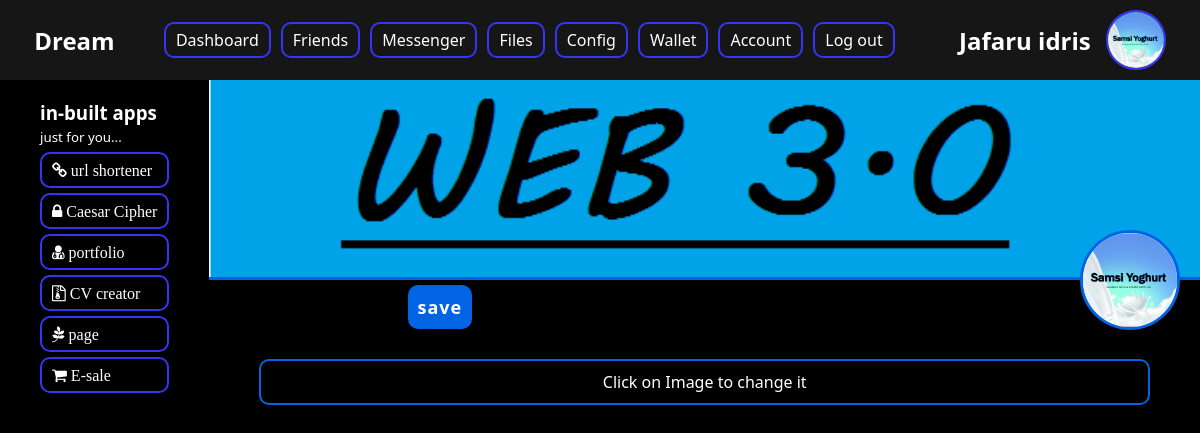
/account/avatar/ (signed in), run on the app's committed database.
### accounts/models.py (models this page shows, shortened)
class User(AbstractUser):
    id = models.UUIDField(primary_key=True, default=uuid.uuid4, editable=False)
    email = models.EmailField(unique=True, blank=True, max_length=500)
    date_of_birth = models.CharField(max_length=10, blank=True)
    followers = models.ManyToManyField(
        'accounts.User', related_name='my_followings', blank=True)
    followings = models.ManyToManyField(
        'accounts.User', related_name='my_followers', blank=True)
    activities = models.ManyToManyField("activities.Activity", blank=True)
    avatar = models.ImageField(upload_to = _upload_user_path, blank =True)
    cover = models.ImageField(upload_to = _upload_user_path, blank =True)
    contacts = models.ManyToManyField('Contact', blank=True)
    def get_avatar(self):
        if self.avatar != '':
            return self.avatar.url
        return 'http://127.0.0.1:8000/static/media/images/default_image.jpg'
    def get_cover(self):
        if self.cover != '':
            return self.cover.url
        return 'http://127.0.0.1:8000/static/img/cover/cv.jpg'
    class Meta:
        verbose_name = 'Normal Account'
        verbose_name_plural = 'Normal Account\'s'

### accounts/views.py (the view)
# urls.py: path('avatar/', views.AddAvatar, name='add-avatar'),
def AddAvatar(request):
    return render(request, 'account/avatar.html')

### project/context_processors.py (called while the page is built)
def contexts(request):
    context = {}
    user = request.user
    if user.is_authenticated:
        if Token.objects.filter(user=request.user).exists():
            token = Token.objects.get(user=request.user)
        else:
            token = Token.objects.create(user=request.user)
        context['token'] = token
    return context

### accounts/templates/account/avatar.html (shortened to what this page needs)
{% extends 'base.html' %}
{% load static %}
{% block style %}
<link rel="stylesheet" href="{% static 'css/account/style.css' %}">
{% endblock style %}
{% block main %}
    <form class="change_avatar_form" method="POST" action="{% url 'account:save-avatar' %}" enctype="multipart/form-data">
<div class="account_imgs">
	<a id="cover_link">
		<img src="{{user.get_cover}}" id="cover_img" alt="{{user}}" class="account_cover_img">
	</a>
	<a id="avatar_link">
		<img src="{{user.get_avatar}}" class="account_avatar_img" id="avatar_img" alt="{{user}}"/>
	</a>
</div>
        <button type="submit">
            save
        </button>
    </form>
    <p class="change_avatar_desc">
        Click on Image to change it
    </p>
{% endblock main %}

### templates/base.html (shortened to what this page needs)
{% load static %}
<!DOCTYPE html>
<html lang="en">
	<head>
		<link rel="stylesheet" href="{% static 'css/font-awesome.min.css' %}" />
		<link rel="stylesheet" href="{% static 'css/base/styles.css' %}" />
		{% block style %} {% endblock style %}
	</head>
	<body>
		<nav>
			<div class="logo-wrapper">
				<h2 class="logo">Dream</h2>
			</div>
			<div class="links-wrapper">
				<ul>
					<li><a href="/">Dashboard</a></li>
					<li><a href="{% url 'friends:index' %}">Friends</a></li>
					<li><a href="{% url 'messenger:index' %}">Messenger</a></li>
					<li><a href="{% url 'files:index' %}">Files</a></li>
					<li><a href="{% url 'settings:index' %}">Config</a></li>
					<li><a href="/">Wallet</a></li>
					<li><a href="{% url 'account:index' %}">Account</a></li>
					<li><a href="{% url 'account:logout' %}">Log out</a></li>
				</ul>
			</div>
			<div class="avatar-wrapper">
				<h2>{{ user.get_full_name }}</h2>
				<img src="{{user.avatar.url}}" alt="{{user.username}} pic" class="nav-avatar">
			</div>
		</nav>
		<div class="body">
			<div class="left">
				{% block left-nav %}
					<div class="apps">
						<div>
							<h3>in-built apps</h3>
							<small>just for you...</small>
						</div>
						<ul>
							<a href="">
								<li>
									<i class="fa fa-link"> url shortener</i>
								</li>
							</a>
							<a href="{% url 'cipher:index' %}">
								<li>
									<i class="fa fa-lock"> Caesar Cipher</i>
								</li>
							</a>
							<a href="">
								<li>
									<i class="fa fa-user-md"> portfolio</i>
								</li>
							</a>
							<a href="">
								<li>
								<i class="fa fa-file-archive-o"> CV creator</i>
							</li>
							</a>
							<a href="{% url 'pages:index' %}">
							<li>
								<i class="fa fa-pagelines"> page</i>
							</li>
							</a>
							<a href="">
							<li>
								<i class="fa fa-shopping-cart"> E-sale</i>
							</li>
							</a>
						</ul>
					</div>
				{% endblock left-nav %}
			</div>
			<div class="main">
				{% block main %}{% endblock main %}
			</div>
		</div>
	</body>
</html>

### static/css/base/styles.css (style rules this page uses)
* { padding: 0; margin: 0%; box-sizing: border-box; font-family: 'Segoe UI', Tahoma, Geneva, Verdana, sans-serif; }
:root { --nav-bg: rgb(22, 22, 22); --nav-color: white; --primary-color: rgb(53, 53, 245); --primary-color-img: linear-gradient(164deg, #0720f5, #ffffff94); --body-color: white; }
nav, nav ul, nav div { display: flex; justify-content: space-evenly; align-items: center; }
nav { background-color: var(--nav-bg); color: var(--nav-color); }
nav ul { list-style: none; }
nav li { margin: 5px; }
nav a { text-decoration: none; color: var(--nav-color); border: 2px solid var(--primary-color); border-radius: 10px; padding: 5px 10px; transition: background-image 2s ease-out; }
nav div { padding: 10px; }
.avatar-wrapper { height: inherit; display: flex; }
.avatar-wrapper h2 { margin: auto 15px; }
.nav-avatar { height: 60px; width: 60px; border: 2px solid var(--primary-color); border-radius: 100%; object-fit: cover; }
body { height: 100vh; background-color: black; }
.body { display: flex; width: 100%; height: 100%; color: var(--body-color); }
.left, .left .apps { padding: 10px 20px; }
.left .apps > ul { list-style: none; }
.left .apps li { border: 2px solid var(--primary-color); border-radius: 10px; padding: 5px 10px; margin: 5px 0; }
.left .apps a { color: var(--body-color); width: 100%; }
.main { flex: 1; height: 100%; }

### static/css/account/style.css (style rules this page uses)
.account_imgs { height: 200px; width: 100%; position: relative; display: flex; justify-content: flex-end; }
#cover_link { width: 100%; }
.account_cover_img { width: 100%; height: 100%; background-color: #0064e5 !important; justify-self: flex-end; border-bottom: 3px solid #0064e5; object-fit: cover; }
.account_avatar_img { width: 100px; height: 100px; outline: 3px solid var(--bg-color); border: 3px solid #0064e5; border-top: -1px solid #0064e5; position: absolute; border-radius: 50%; bottom: -50px; right: 20px; object-fit: cover; background-color: white; }

### accounts/templates/account/avatar.html (style rules this page uses)
.change_avatar_form { width: 100%; }
.change_avatar_form a { cursor: pointer; }
.change_avatar_form button { padding: 10px; margin: 5px 20%; background-color: #0064e5; color: white; border: none; outline: none; border-radius: 10px; font-weight: 600; font-size: large; cursor: pointer; letter-spacing: 1px; }
.change_avatar_desc { width: 90%; text-align: center; padding: 10px; margin: 25px auto; border: 2px solid #0064e5; border-radius: 10px; }

### data on the page
User: get_full_name "Jafaru idris", avatar (picture), get_cover (picture), get_avatar (picture)
